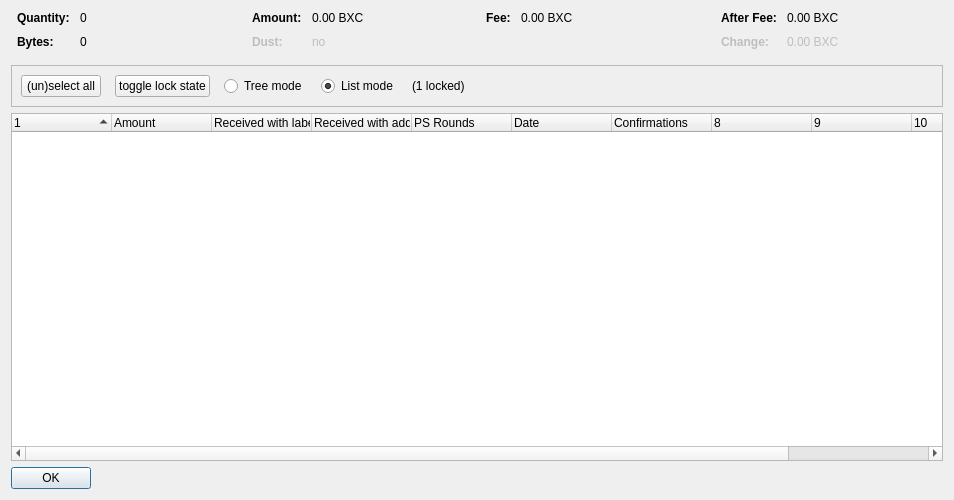
<?xml version="1.0" encoding="UTF-8"?>
<ui version="4.0">
 <class>CoinControlDialog</class>
 <widget class="QDialog" name="CoinControlDialog">
  <property name="geometry">
   <rect>
    <x>0</x>
    <y>0</y>
    <width>954</width>
    <height>500</height>
   </rect>
  </property>
  <property name="windowTitle">
   <string>Coin Selection</string>
  </property>
  <layout class="QVBoxLayout" name="verticalLayout">
   <item>
    <layout class="QHBoxLayout" name="horizontalLayoutTop" stretch="0,0,0,0">
     <property name="topMargin">
      <number>0</number>
     </property>
     <property name="bottomMargin">
      <number>10</number>
     </property>
     <item>
      <layout class="QFormLayout" name="formLayoutCoinControl1">
       <property name="horizontalSpacing">
        <number>10</number>
       </property>
       <property name="verticalSpacing">
        <number>10</number>
       </property>
       <property name="leftMargin">
        <number>6</number>
       </property>
       <property name="rightMargin">
        <number>6</number>
       </property>
       <item row="0" column="0">
        <widget class="QLabel" name="labelCoinControlQuantityText">
         <property name="font">
          <font>
           <weight>75</weight>
           <bold>true</bold>
          </font>
         </property>
         <property name="text">
          <string>Quantity:</string>
         </property>
        </widget>
       </item>
       <item row="0" column="1">
        <widget class="QLabel" name="labelCoinControlQuantity">
         <property name="cursor">
          <cursorShape>IBeamCursor</cursorShape>
         </property>
         <property name="contextMenuPolicy">
          <enum>Qt::ActionsContextMenu</enum>
         </property>
         <property name="text">
          <string notr="true">0</string>
         </property>
         <property name="textInteractionFlags">
          <set>Qt::LinksAccessibleByMouse|Qt::TextSelectableByKeyboard|Qt::TextSelectableByMouse</set>
         </property>
        </widget>
       </item>
       <item row="1" column="0">
        <widget class="QLabel" name="labelCoinControlBytesText">
         <property name="font">
          <font>
           <weight>75</weight>
           <bold>true</bold>
          </font>
         </property>
         <property name="text">
          <string>Bytes:</string>
         </property>
        </widget>
       </item>
       <item row="1" column="1">
        <widget class="QLabel" name="labelCoinControlBytes">
         <property name="cursor">
          <cursorShape>IBeamCursor</cursorShape>
         </property>
         <property name="contextMenuPolicy">
          <enum>Qt::ActionsContextMenu</enum>
         </property>
         <property name="text">
          <string notr="true">0</string>
         </property>
         <property name="textInteractionFlags">
          <set>Qt::LinksAccessibleByMouse|Qt::TextSelectableByKeyboard|Qt::TextSelectableByMouse</set>
         </property>
        </widget>
       </item>
      </layout>
     </item>
     <item>
      <layout class="QFormLayout" name="formLayoutCoinControl2">
       <property name="horizontalSpacing">
        <number>10</number>
       </property>
       <property name="verticalSpacing">
        <number>10</number>
       </property>
       <property name="leftMargin">
        <number>6</number>
       </property>
       <property name="rightMargin">
        <number>6</number>
       </property>
       <item row="0" column="0">
        <widget class="QLabel" name="labelCoinControlAmountText">
         <property name="font">
          <font>
           <weight>75</weight>
           <bold>true</bold>
          </font>
         </property>
         <property name="text">
          <string>Amount:</string>
         </property>
        </widget>
       </item>
       <item row="0" column="1">
        <widget class="QLabel" name="labelCoinControlAmount">
         <property name="cursor">
          <cursorShape>IBeamCursor</cursorShape>
         </property>
         <property name="contextMenuPolicy">
          <enum>Qt::ActionsContextMenu</enum>
         </property>
         <property name="text">
          <string notr="true">0.00 BXC</string>
         </property>
         <property name="textInteractionFlags">
          <set>Qt::LinksAccessibleByMouse|Qt::TextSelectableByKeyboard|Qt::TextSelectableByMouse</set>
         </property>
        </widget>
       </item>
       <item row="1" column="0">
        <widget class="QLabel" name="labelCoinControlLowOutputText">
         <property name="enabled">
          <bool>false</bool>
         </property>
         <property name="font">
          <font>
           <weight>75</weight>
           <bold>true</bold>
          </font>
         </property>
         <property name="text">
          <string>Dust:</string>
         </property>
        </widget>
       </item>
       <item row="1" column="1">
        <widget class="QLabel" name="labelCoinControlLowOutput">
         <property name="enabled">
          <bool>false</bool>
         </property>
         <property name="cursor">
          <cursorShape>IBeamCursor</cursorShape>
         </property>
         <property name="contextMenuPolicy">
          <enum>Qt::ActionsContextMenu</enum>
         </property>
         <property name="text">
          <string notr="true">no</string>
         </property>
         <property name="textInteractionFlags">
          <set>Qt::LinksAccessibleByMouse|Qt::TextSelectableByKeyboard|Qt::TextSelectableByMouse</set>
         </property>
        </widget>
       </item>
      </layout>
     </item>
     <item>
      <layout class="QFormLayout" name="formLayoutCoinControl3">
       <property name="horizontalSpacing">
        <number>10</number>
       </property>
       <property name="verticalSpacing">
        <number>10</number>
       </property>
       <property name="leftMargin">
        <number>6</number>
       </property>
       <property name="rightMargin">
        <number>6</number>
       </property>
       <item row="0" column="0">
        <widget class="QLabel" name="labelCoinControlFeeText">
         <property name="font">
          <font>
           <weight>75</weight>
           <bold>true</bold>
          </font>
         </property>
         <property name="text">
          <string>Fee:</string>
         </property>
        </widget>
       </item>
       <item row="0" column="1">
        <widget class="QLabel" name="labelCoinControlFee">
         <property name="cursor">
          <cursorShape>IBeamCursor</cursorShape>
         </property>
         <property name="contextMenuPolicy">
          <enum>Qt::ActionsContextMenu</enum>
         </property>
         <property name="text">
          <string notr="true">0.00 BXC</string>
         </property>
         <property name="textInteractionFlags">
          <set>Qt::LinksAccessibleByMouse|Qt::TextSelectableByKeyboard|Qt::TextSelectableByMouse</set>
         </property>
        </widget>
       </item>
      </layout>
     </item>
     <item>
      <layout class="QFormLayout" name="formLayoutCoinControl4">
       <property name="horizontalSpacing">
        <number>10</number>
       </property>
       <property name="verticalSpacing">
        <number>10</number>
       </property>
       <property name="leftMargin">
        <number>6</number>
       </property>
       <property name="rightMargin">
        <number>6</number>
       </property>
       <item row="0" column="0">
        <widget class="QLabel" name="labelCoinControlAfterFeeText">
         <property name="font">
          <font>
           <weight>75</weight>
           <bold>true</bold>
          </font>
         </property>
         <property name="text">
          <string>After Fee:</string>
         </property>
        </widget>
       </item>
       <item row="0" column="1">
        <widget class="QLabel" name="labelCoinControlAfterFee">
         <property name="cursor">
          <cursorShape>IBeamCursor</cursorShape>
         </property>
         <property name="contextMenuPolicy">
          <enum>Qt::ActionsContextMenu</enum>
         </property>
         <property name="text">
          <string notr="true">0.00 BXC</string>
         </property>
         <property name="textInteractionFlags">
          <set>Qt::LinksAccessibleByMouse|Qt::TextSelectableByKeyboard|Qt::TextSelectableByMouse</set>
         </property>
        </widget>
       </item>
       <item row="1" column="0">
        <widget class="QLabel" name="labelCoinControlChangeText">
         <property name="enabled">
          <bool>false</bool>
         </property>
         <property name="font">
          <font>
           <weight>75</weight>
           <bold>true</bold>
          </font>
         </property>
         <property name="text">
          <string>Change:</string>
         </property>
        </widget>
       </item>
       <item row="1" column="1">
        <widget class="QLabel" name="labelCoinControlChange">
         <property name="enabled">
          <bool>false</bool>
         </property>
         <property name="cursor">
          <cursorShape>IBeamCursor</cursorShape>
         </property>
         <property name="contextMenuPolicy">
          <enum>Qt::ActionsContextMenu</enum>
         </property>
         <property name="text">
          <string notr="true">0.00 BXC</string>
         </property>
         <property name="textInteractionFlags">
          <set>Qt::LinksAccessibleByMouse|Qt::TextSelectableByKeyboard|Qt::TextSelectableByMouse</set>
         </property>
        </widget>
       </item>
      </layout>
     </item>
    </layout>
   </item>
   <item>
    <widget class="QFrame" name="frame">
     <property name="minimumSize">
      <size>
       <width>0</width>
       <height>40</height>
      </size>
     </property>
     <property name="frameShape">
      <enum>QFrame::StyledPanel</enum>
     </property>
     <property name="frameShadow">
      <enum>QFrame::Sunken</enum>
     </property>
     <layout class="QHBoxLayout" name="horizontalLayout">
      <item>
       <layout class="QHBoxLayout" name="horizontalLayoutPanel" stretch="0,0,0,0,0,0">
        <property name="spacing">
         <number>14</number>
        </property>
        <item>
         <widget class="QPushButton" name="pushButtonSelectAll">
          <property name="sizePolicy">
           <sizepolicy hsizetype="Maximum" vsizetype="Fixed">
            <horstretch>0</horstretch>
            <verstretch>0</verstretch>
           </sizepolicy>
          </property>
          <property name="text">
           <string>(un)select all</string>
          </property>
          <property name="autoDefault">
           <bool>false</bool>
          </property>
         </widget>
        </item>
        <item>
         <widget class="QPushButton" name="pushButtonToggleLock">
          <property name="sizePolicy">
           <sizepolicy hsizetype="Maximum" vsizetype="Fixed">
            <horstretch>0</horstretch>
            <verstretch>0</verstretch>
           </sizepolicy>
          </property>
          <property name="text">
           <string>toggle lock state</string>
          </property>
          <property name="autoDefault">
           <bool>false</bool>
          </property>
         </widget>
        </item>
        <item>
         <widget class="QRadioButton" name="radioTreeMode">
          <property name="sizePolicy">
           <sizepolicy hsizetype="Maximum" vsizetype="Fixed">
            <horstretch>0</horstretch>
            <verstretch>0</verstretch>
           </sizepolicy>
          </property>
          <property name="text">
           <string>Tree mode</string>
          </property>
         </widget>
        </item>
        <item>
         <widget class="QRadioButton" name="radioListMode">
          <property name="sizePolicy">
           <sizepolicy hsizetype="Maximum" vsizetype="Fixed">
            <horstretch>0</horstretch>
            <verstretch>0</verstretch>
           </sizepolicy>
          </property>
          <property name="text">
           <string>List mode</string>
          </property>
          <property name="checked">
           <bool>true</bool>
          </property>
         </widget>
        </item>
        <item>
         <widget class="QLabel" name="labelLocked">
          <property name="text">
           <string>(1 locked)</string>
          </property>
         </widget>
        </item>
        <item>
         <spacer name="horizontalSpacer">
          <property name="orientation">
           <enum>Qt::Horizontal</enum>
          </property>
          <property name="sizeHint" stdset="0">
           <size>
            <width>40</width>
            <height>20</height>
           </size>
          </property>
         </spacer>
        </item>
       </layout>
      </item>
     </layout>
    </widget>
   </item>
   <item>
    <widget class="CoinControlTreeWidget" name="treeWidget">
     <property name="contextMenuPolicy">
      <enum>Qt::CustomContextMenu</enum>
     </property>
     <property name="sortingEnabled">
      <bool>false</bool>
     </property>
     <property name="columnCount">
      <number>11</number>
     </property>
     <attribute name="headerShowSortIndicator" stdset="0">
      <bool>true</bool>
     </attribute>
     <attribute name="headerStretchLastSection">
      <bool>false</bool>
     </attribute>
     <column>
      <property name="text">
       <string/>
      </property>
     </column>
     <column>
      <property name="text">
       <string>Amount</string>
      </property>
     </column>
     <column>
      <property name="text">
       <string>Received with label</string>
      </property>
     </column>
     <column>
      <property name="text">
       <string>Received with address</string>
      </property>
     </column>
     <column>
      <property name="text">
       <string>PS Rounds</string>
      </property>
     </column>
     <column>
      <property name="text">
       <string>Date</string>
      </property>
     </column>
     <column>
      <property name="text">
       <string>Confirmations</string>
      </property>
      <property name="toolTip">
       <string>Confirmed</string>
      </property>
     </column>
     <column>
      <property name="text">
       <string/>
      </property>
     </column>
     <column>
      <property name="text">
       <string/>
      </property>
     </column>
     <column>
      <property name="text">
       <string/>
      </property>
     </column>
     <column>
      <property name="text">
       <string/>
      </property>
     </column>
    </widget>
   </item>
   <item>
    <widget class="QDialogButtonBox" name="buttonBox">
     <property name="sizePolicy">
      <sizepolicy hsizetype="Maximum" vsizetype="Fixed">
       <horstretch>0</horstretch>
       <verstretch>0</verstretch>
      </sizepolicy>
     </property>
     <property name="orientation">
      <enum>Qt::Horizontal</enum>
     </property>
     <property name="standardButtons">
      <set>QDialogButtonBox::Ok</set>
     </property>
    </widget>
   </item>
  </layout>
 </widget>
 <customwidgets>
  <customwidget>
   <class>CoinControlTreeWidget</class>
   <extends>QTreeWidget</extends>
   <header>coincontroltreewidget.h</header>
  </customwidget>
 </customwidgets>
 <resources/>
 <connections/>
</ui>
